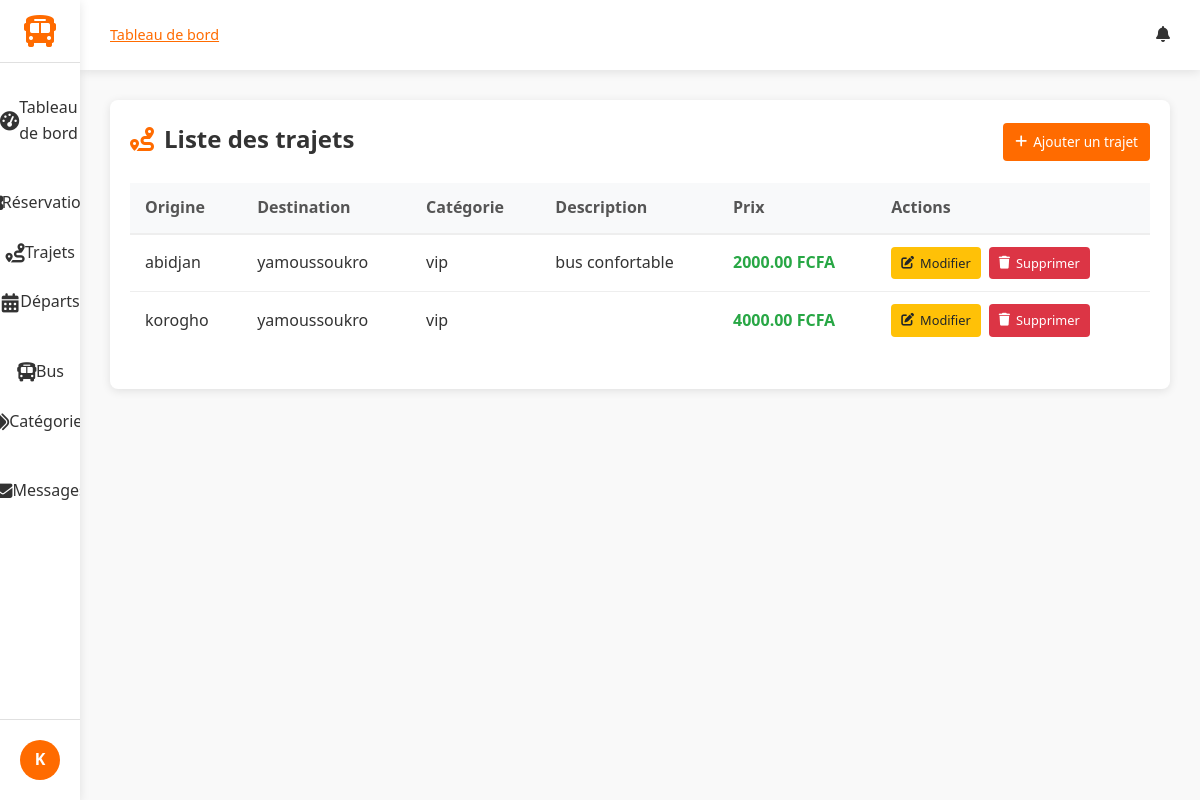
The page /dashboard/trips/ (signed in) on the database its author committed.
### accounts/models.py (models this page shows, shortened)
class CustomUser(AbstractUser):
    """
    Modèle utilisateur personnalisé. Hérite de AbstractUser (nom d'utilisateur, email, etc.).
    Nous pourrions ajouter des champs ici (par ex. is_client), mais utilisons la version minimale.
    """

### trips/models.py (models this page shows, shortened)
class Trip(models.Model):
    origin = models.CharField(max_length=100)       # Ville de départ
    destination = models.CharField(max_length=100)  # Ville d'arrivée
    category = models.ForeignKey(Category, on_delete=models.CASCADE)
    description = models.TextField(blank=True)
    price = models.DecimalField(max_digits=10, decimal_places=2, default=0)  # Prix du trajet

class Category(models.Model):
    name = models.CharField(max_length=100)
    def __str__(self):
        return self.name

### gareci_admin/views.py (the view)
# urls.py: path('trips/', TripListView.as_view(), name='trip_list'),
class TripListView(StaffRequiredMixin, ListView):
    model = Trip
    template_name = 'dashboard/trip_list.html'

### gareci_admin/utils.py (called while the page is built)
    def test_func(self):
        return self.request.user.is_staff

### gareci_admin/templates/dashboard/trip_list.html (shortened to what this page needs)
{% extends 'dashboard/dashboard_base.html' %}
{% block content %}
<div class="trips-container">
    <div class="trips-header">
        <h2><i class="fas fa-route"></i> Liste des trajets</h2>
        <a href="{% url 'dashboard:trip_add' %}" class="btn btn-primary">
            <i class="fas fa-plus"></i> Ajouter un trajet
        </a>
    </div>
    <table class="trips-table">
        <thead>
            <tr>
                <th>Origine</th>
                <th>Destination</th>
                <th>Catégorie</th>
                <th>Description</th>
                <th>Prix</th>
                <th>Actions</th>
            </tr>
        </thead>
        <tbody>
            {% for trip in object_list %}
            <tr>
                <td>{{ trip.origin }}</td>
                <td>{{ trip.destination }}</td>
                <td>{{ trip.category }}</td>
                <td>{{ trip.description|truncatechars:50 }}</td>
                <td class="price">{{ trip.price }} FCFA</td>
                <td>
                    <div class="action-buttons">
                        <a href="{% url 'dashboard:trip_edit' trip.pk %}" class="btn btn-sm btn-warning">
                            <i class="fas fa-edit"></i> Modifier
                        </a>
                        <a href="{% url 'dashboard:trip_delete' trip.pk %}"
                           class="btn btn-sm btn-danger"
                           onclick="return confirm('Voulez-vous vraiment supprimer ce trajet ?');">
                            <i class="fas fa-trash"></i> Supprimer
                        </a>
                    </div>
                </td>
            </tr>
            {% endfor %}
        </tbody>
    </table>
</div>
{% endblock %}

### gareci_admin/templates/dashboard/dashboard_base.html (shortened to what this page needs)
{% load static %}
<!DOCTYPE html>
<html lang="fr">
<head>
    <link rel="stylesheet" href="https://cdnjs.cloudflare.com/ajax/libs/font-awesome/6.4.0/css/all.min.css">
    <link rel="stylesheet" href="{% static 'css/dashboard_base.css' %}">
</head>
<body>
    <div class="dashboard-container">
        <aside class="sidebar">
            <div class="logo">
                <i class="fas fa-bus"></i>
            </div>
            <nav class="sidebar-nav">
                <ul class="nav-list">
                    <li class="{% if active_tab == 'dashboard' %}active{% endif %}">
                        <a href="{% url 'dashboard:index' %}">
                            <i class="fas fa-tachometer-alt"></i> Tableau de bord
                        </a>
                    </li>
                    <li class="nav-section-header">
                    </li>
                    <li class="{% if active_tab == 'reservations' %}active{% endif %}">
                        <a href="{% url 'dashboard:reservation_list' %}">
                             Réservations
                        </a>
                    </li>
                    <li class="{% if active_tab == 'trips' %}active{% endif %}">
                        <a href="{% url 'dashboard:trip_list' %}">
                            <i class="fas fa-route"></i> Trajets
                        </a>
                    </li>
                    <li class="{% if active_tab == 'departures' %}active{% endif %}">
                        <a href="{% url 'dashboard:departure_list' %}">
                            <i class="fas fa-calendar-alt"></i> Départs
                        </a>
                    </li>
                    <li class="nav-section-header">
                    </li>
                    <li class="{% if active_tab == 'buses' %}active{% endif %}">
                        <a href="{% url 'dashboard:bus_list' %}">
                            <i class="fas fa-bus"></i> Bus
                        </a>
                    </li>
                    <li class="{% if active_tab == 'categories' %}active{% endif %}">
                        <a href="{% url 'dashboard:category_list' %}">
                            <i class="fas fa-tags"></i> Catégories
                        </a>
                    </li>
                    <li class="nav-section-header">
                    </li>
                    <li class="{% if active_tab == 'messages' %}active{% endif %}">
                        <a href="{% url 'dashboard:message_list' %}">
                            <i class="fas fa-envelope"></i> Messages
                        </a>
                    </li>
                </ul>
            </nav>
            <div class="sidebar-footer">
                <div class="user-profile">
                    <div class="user-avatar">
                        {% if user.profile.image %}
                            <img src="{{ user.profile.image.url }}" alt="{{ user.username }}">
                        {% else %}
                            <div class="avatar-initials">
                                {{ user.username|slice:":1"|upper }}
                            </div>
                        {% endif %}
                    </div>
                </div>
            </div>
        </aside>
        <main class="main-content">
            <header class="content-header">
                <div class="header-left">
                    <div class="breadcrumbs">
                        {% block breadcrumbs %}
                        <a href="{% url 'dashboard:index' %}">Tableau de bord</a>
                        {% endblock %}
                    </div>
                </div>
                <div class="header-right">
                    {% block header_actions %}
                    <div class="notifications">
                        <i class="fas fa-bell"></i>
                    </div>
                    {% endblock %}
                </div>
            </header>
            <div class="content-wrapper">
                {% block content %}{% endblock %}
            </div>
        </main>
    </div>
</body>
</html>

### static/css/dashboard_base.css (style rules this page uses)
:root { --primary: #FF6B00; --primary-dark: #E05D00; --secondary: #0056B3; --dark: #333333; --light: #F5F5F5; --gray: #888888; --light-gray: #E0E0E0; --sidebar-width: 280px; --sidebar-collapsed-width: 80px; --header-height: 70px; --blue: #4285F4; --green: #34A853; --orange: #FBBC05; --red: #EA4335; --border-radius: 8px; --box-shadow: 0 2px 10px rgba(0, 0, 0, 0.1); --transition: all 0.3s ease; }
* { margin: 0; padding: 0; box-sizing: border-box; }
body { font-family: 'Segoe UI', Tahoma, Geneva, Verdana, sans-serif; background-color: #f9f9f9; color: var(--dark); line-height: 1.6; }
.dashboard-container { display: flex; min-height: 100vh; }
.sidebar { width: var(--sidebar-width); background-color: white; box-shadow: var(--box-shadow); display: flex; flex-direction: column; transition: var(--transition); z-index: 100; height: 100vh; position: fixed; }
.logo { display: flex; align-items: center; padding: 20px; border-bottom: 1px solid var(--light-gray); }
.logo i { font-size: 2rem; color: var(--primary); margin-right: 10px; }
.sidebar-nav { flex: 1; padding: 20px 0; overflow-y: auto; }
.nav-list { list-style: none; }
.nav-section-header { padding: 15px 20px 5px; font-size: 0.8rem; text-transform: uppercase; color: var(--gray); letter-spacing: 0.5px; }
.nav-list li a { display: flex; align-items: center; padding: 12px 20px; color: var(--dark); text-decoration: none; transition: var(--transition); }
.nav-list li a i { margin-right: 10px; width: 20px; text-align: center; }
.sidebar-footer { padding: 20px; border-top: 1px solid var(--light-gray); }
.user-profile { display: flex; align-items: center; }
.user-avatar { margin-right: 12px; }
.avatar-initials { width: 40px; height: 40px; border-radius: 50%; background-color: var(--primary); color: white; display: flex; align-items: center; justify-content: center; font-weight: bold; }
.main-content { flex: 1; margin-left: var(--sidebar-width); transition: var(--transition); min-height: 100vh; display: flex; flex-direction: column; }
.content-header { display: flex; justify-content: space-between; align-items: center; padding: 0 30px; height: var(--header-height); background-color: white; box-shadow: var(--box-shadow); position: sticky; top: 0; z-index: 90; }
.header-left { display: flex; align-items: center; }
.breadcrumbs { font-size: 0.9rem; color: var(--gray); }
.breadcrumbs a { color: var(--primary); }
.header-right { display: flex; align-items: center; gap: 20px; }
.notifications { position: relative; cursor: pointer; }
.content-wrapper { flex: 1; padding: 30px; background-color: #f9f9f9; }
.btn { display: inline-flex; align-items: center; justify-content: center; padding: 8px 16px; border-radius: var(--border-radius); font-weight: 500; cursor: pointer; transition: var(--transition); border: none; font-size: 0.9rem; }
.btn i { margin-right: 6px; }
.btn-primary { background-color: var(--primary); color: white; }
.btn-sm { padding: 5px 10px; font-size: 0.8rem; }
@media (max-width: 1200px) { .sidebar { width: var(--sidebar-collapsed-width); } }
@media (max-width: 1200px) { .logo { justify-content: center; padding: 15px 0; } }
@media (max-width: 1200px) { .logo i { margin-right: 0; } }
@media (max-width: 1200px) { .nav-list li a { justify-content: center; padding: 12px 0; } }
@media (max-width: 1200px) { .nav-list li a i { margin-right: 0; font-size: 1.2rem; } }
@media (max-width: 1200px) { .user-avatar { margin-right: 0; } }
@media (max-width: 1200px) { .main-content { margin-left: var(--sidebar-collapsed-width); } }

### rows shown on the page
CustomUser: username "K"
Trip: origin "abidjan", destination "yamoussoukro", category "vip", description "bus confortable", price "2000.00"
Trip: origin "korogho", destination "yamoussoukro", category "vip", price "4000.00"
